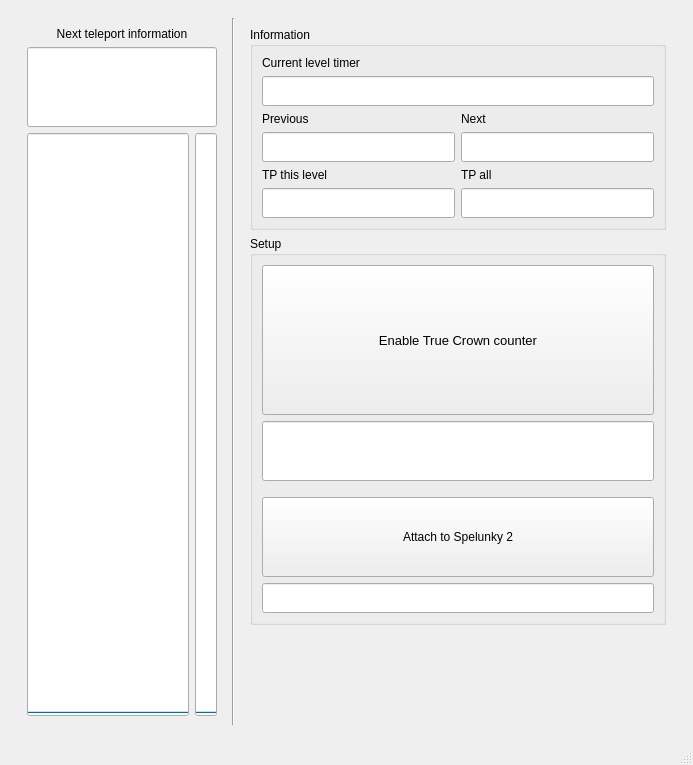
<?xml version="1.0" encoding="UTF-8"?>
<ui version="4.0">
 <class>MainWindow</class>
 <widget class="QMainWindow" name="MainWindow">
  <property name="geometry">
   <rect>
    <x>0</x>
    <y>0</y>
    <width>693</width>
    <height>765</height>
   </rect>
  </property>
  <property name="windowTitle">
   <string>MainWindow</string>
  </property>
  <widget class="QWidget" name="centralwidget">
   <layout class="QHBoxLayout" name="horizontalLayout">
    <item>
     <widget class="MainWidget" name="widget" native="true">
      <layout class="QHBoxLayout" name="horizontalLayout_2" stretch="1,1,0">
       <item>
        <widget class="QWidget" name="widget_2" native="true">
         <layout class="QGridLayout" name="gridLayout">
          <item row="2" column="0">
           <widget class="QProgressBar" name="progressBar">
            <property name="sizePolicy">
             <sizepolicy hsizetype="Minimum" vsizetype="Expanding">
              <horstretch>0</horstretch>
              <verstretch>0</verstretch>
             </sizepolicy>
            </property>
            <property name="minimumSize">
             <size>
              <width>60</width>
              <height>100</height>
             </size>
            </property>
            <property name="maximum">
             <number>100</number>
            </property>
            <property name="value">
             <number>0</number>
            </property>
            <property name="textVisible">
             <bool>false</bool>
            </property>
            <property name="orientation">
             <enum>Qt::Vertical</enum>
            </property>
           </widget>
          </item>
          <item row="0" column="0" colspan="2">
           <widget class="QLabel" name="label">
            <property name="text">
             <string>Next teleport information</string>
            </property>
            <property name="alignment">
             <set>Qt::AlignBottom|Qt::AlignHCenter</set>
            </property>
           </widget>
          </item>
          <item row="1" column="0" colspan="2">
           <widget class="QLineEdit" name="lineEdit">
            <property name="sizePolicy">
             <sizepolicy hsizetype="Minimum" vsizetype="Fixed">
              <horstretch>0</horstretch>
              <verstretch>0</verstretch>
             </sizepolicy>
            </property>
            <property name="minimumSize">
             <size>
              <width>160</width>
              <height>80</height>
             </size>
            </property>
            <property name="font">
             <font>
              <family>Consolas</family>
              <pointsize>36</pointsize>
             </font>
            </property>
            <property name="locale">
             <locale language="English" country="UnitedStates"/>
            </property>
            <property name="alignment">
             <set>Qt::AlignCenter</set>
            </property>
            <property name="readOnly">
             <bool>true</bool>
            </property>
            <property name="placeholderText">
             <string/>
            </property>
           </widget>
          </item>
          <item row="2" column="1">
           <widget class="QProgressBar" name="progressBar_2">
            <property name="sizePolicy">
             <sizepolicy hsizetype="Fixed" vsizetype="Expanding">
              <horstretch>0</horstretch>
              <verstretch>0</verstretch>
             </sizepolicy>
            </property>
            <property name="value">
             <number>0</number>
            </property>
            <property name="textVisible">
             <bool>false</bool>
            </property>
            <property name="orientation">
             <enum>Qt::Vertical</enum>
            </property>
           </widget>
          </item>
         </layout>
        </widget>
       </item>
       <item>
        <widget class="Line" name="line">
         <property name="orientation">
          <enum>Qt::Vertical</enum>
         </property>
        </widget>
       </item>
       <item>
        <widget class="QWidget" name="widget_3" native="true">
         <layout class="QVBoxLayout" name="verticalLayout">
          <item>
           <widget class="QGroupBox" name="groupBox_4">
            <property name="title">
             <string>Information</string>
            </property>
            <layout class="QGridLayout" name="gridLayout_3">
             <item row="3" column="0">
              <widget class="QLabel" name="label_6">
               <property name="text">
                <string>Previous</string>
               </property>
               <property name="alignment">
                <set>Qt::AlignBottom|Qt::AlignLeading|Qt::AlignLeft</set>
               </property>
              </widget>
             </item>
             <item row="5" column="1">
              <widget class="QLabel" name="label_8">
               <property name="text">
                <string>TP all</string>
               </property>
               <property name="alignment">
                <set>Qt::AlignBottom|Qt::AlignLeading|Qt::AlignLeft</set>
               </property>
              </widget>
             </item>
             <item row="1" column="0" colspan="2">
              <widget class="QLineEdit" name="lineEdit_10">
               <property name="font">
                <font>
                 <family>Consolas</family>
                 <pointsize>14</pointsize>
                </font>
               </property>
               <property name="readOnly">
                <bool>true</bool>
               </property>
              </widget>
             </item>
             <item row="5" column="0">
              <widget class="QLabel" name="label_5">
               <property name="text">
                <string>TP this level</string>
               </property>
               <property name="alignment">
                <set>Qt::AlignBottom|Qt::AlignLeading|Qt::AlignLeft</set>
               </property>
              </widget>
             </item>
             <item row="4" column="0">
              <widget class="QLineEdit" name="lineEdit_8">
               <property name="font">
                <font>
                 <family>Consolas</family>
                 <pointsize>14</pointsize>
                </font>
               </property>
               <property name="readOnly">
                <bool>true</bool>
               </property>
              </widget>
             </item>
             <item row="6" column="1">
              <widget class="QLineEdit" name="lineEdit_11">
               <property name="font">
                <font>
                 <family>Consolas</family>
                 <pointsize>14</pointsize>
                </font>
               </property>
               <property name="readOnly">
                <bool>true</bool>
               </property>
              </widget>
             </item>
             <item row="6" column="0">
              <widget class="QLineEdit" name="lineEdit_9">
               <property name="font">
                <font>
                 <family>Consolas</family>
                 <pointsize>14</pointsize>
                </font>
               </property>
               <property name="readOnly">
                <bool>true</bool>
               </property>
              </widget>
             </item>
             <item row="3" column="1">
              <widget class="QLabel" name="label_7">
               <property name="text">
                <string>Next</string>
               </property>
               <property name="alignment">
                <set>Qt::AlignBottom|Qt::AlignLeading|Qt::AlignLeft</set>
               </property>
              </widget>
             </item>
             <item row="4" column="1">
              <widget class="QLineEdit" name="lineEdit_4">
               <property name="font">
                <font>
                 <family>Consolas</family>
                 <pointsize>14</pointsize>
                </font>
               </property>
               <property name="readOnly">
                <bool>true</bool>
               </property>
              </widget>
             </item>
             <item row="0" column="0" colspan="2">
              <widget class="QLabel" name="label_4">
               <property name="text">
                <string>Current level timer</string>
               </property>
               <property name="alignment">
                <set>Qt::AlignBottom|Qt::AlignLeading|Qt::AlignLeft</set>
               </property>
              </widget>
             </item>
            </layout>
           </widget>
          </item>
          <item>
           <widget class="QGroupBox" name="groupBox">
            <property name="title">
             <string>Setup</string>
            </property>
            <layout class="QVBoxLayout" name="verticalLayout_2">
             <item>
              <widget class="QPushButton" name="pushButton_2">
               <property name="minimumSize">
                <size>
                 <width>0</width>
                 <height>150</height>
                </size>
               </property>
               <property name="font">
                <font>
                 <pointsize>10</pointsize>
                </font>
               </property>
               <property name="text">
                <string>Enable True Crown counter</string>
               </property>
              </widget>
             </item>
             <item>
              <widget class="QLineEdit" name="lineEdit_3">
               <property name="minimumSize">
                <size>
                 <width>0</width>
                 <height>60</height>
                </size>
               </property>
               <property name="font">
                <font>
                 <pointsize>12</pointsize>
                </font>
               </property>
               <property name="alignment">
                <set>Qt::AlignCenter</set>
               </property>
               <property name="readOnly">
                <bool>true</bool>
               </property>
               <property name="placeholderText">
                <string/>
               </property>
              </widget>
             </item>
             <item>
              <spacer name="verticalSpacer_2">
               <property name="orientation">
                <enum>Qt::Vertical</enum>
               </property>
               <property name="sizeType">
                <enum>QSizePolicy::Fixed</enum>
               </property>
               <property name="sizeHint" stdset="0">
                <size>
                 <width>20</width>
                 <height>10</height>
                </size>
               </property>
              </spacer>
             </item>
             <item>
              <widget class="QPushButton" name="pushButton">
               <property name="minimumSize">
                <size>
                 <width>0</width>
                 <height>80</height>
                </size>
               </property>
               <property name="text">
                <string>Attach to Spelunky 2</string>
               </property>
              </widget>
             </item>
             <item>
              <widget class="QLineEdit" name="lineEdit_2">
               <property name="minimumSize">
                <size>
                 <width>0</width>
                 <height>30</height>
                </size>
               </property>
               <property name="alignment">
                <set>Qt::AlignCenter</set>
               </property>
               <property name="readOnly">
                <bool>true</bool>
               </property>
               <property name="placeholderText">
                <string/>
               </property>
              </widget>
             </item>
            </layout>
           </widget>
          </item>
          <item>
           <spacer name="verticalSpacer">
            <property name="orientation">
             <enum>Qt::Vertical</enum>
            </property>
            <property name="sizeHint" stdset="0">
             <size>
              <width>20</width>
              <height>40</height>
             </size>
            </property>
           </spacer>
          </item>
         </layout>
        </widget>
       </item>
      </layout>
     </widget>
    </item>
   </layout>
  </widget>
  <widget class="QMenuBar" name="menubar">
   <property name="geometry">
    <rect>
     <x>0</x>
     <y>0</y>
     <width>693</width>
     <height>21</height>
    </rect>
   </property>
  </widget>
  <widget class="QStatusBar" name="statusbar"/>
 </widget>
 <customwidgets>
  <customwidget>
   <class>MainWidget</class>
   <extends>QWidget</extends>
   <header>CustomQt.h</header>
   <container>1</container>
  </customwidget>
 </customwidgets>
 <resources/>
 <connections/>
</ui>
